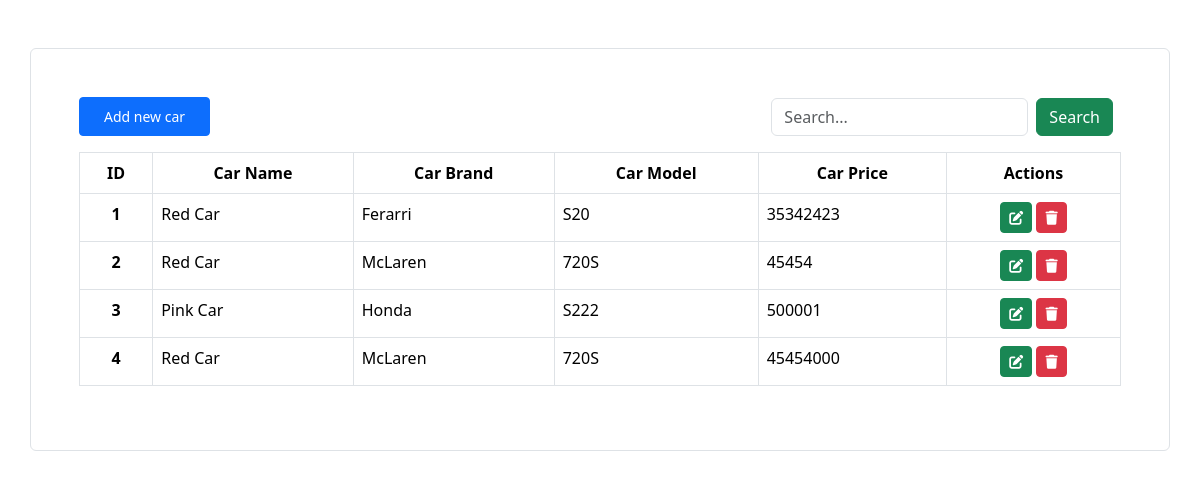
The page / on the database its author committed.
### crudapp/models.py (models this page shows, shortened)
class Car(models.Model):
    name = models.CharField(max_length=100, verbose_name="Car Name")
    brand = models.CharField(max_length=100, verbose_name="Car Brand")
    model = models.CharField(max_length=100, verbose_name="Car Model")
    price = models.IntegerField(verbose_name="Car Price")

### crudapp/views.py (the view, shortened to what this page needs)
# urls.py: path("", views.index, name="index"),
def index(request):
    cars = Car.objects.all()
    query = ""
    context = {"cars": cars, "query": query}
    return render(request, "index.html", context=context)

### crudapp/templates/index.html (shortened to what this page needs)
<!doctype html>
<html lang="en">
  <head>
    <link href="https://cdn.jsdelivr.net/npm/bootstrap@5.3.3/dist/css/bootstrap.min.css" rel="stylesheet">
    <link rel="stylesheet" href="https://cdnjs.cloudflare.com/ajax/libs/font-awesome/6.6.0/css/all.min.css" />
</head>
  <body>
    <div class="container mt-5 p-5 border rounded">
      <div class="d-flex justify-content-between align-items-center">
        <a href="" data-bs-toggle="modal" data-bs-target="#addCarModal" class="btn btn-primary px-4 py-2 btn-sm">Add new car</a>
        <div>
          <form action="" method="post" class="d-flex">
            <input type="search" value="{{query}}" name="searchquery" class="form-control" placeholder="Search...">
            <button class="btn btn-success mx-2" name="search">Search</button>
          </form>
        </div>
      </div>
      <table class="table mt-3 table-bordered">
        <thead>
          <tr style="text-align:center;">
            <th scope="col">ID</th>
            <th scope="col">Car Name</th>
            <th scope="col">Car Brand</th>
            <th scope="col">Car Model</th>
            <th scope="col">Car Price</th>
            <th scope="col">Actions</th>
          </tr>
        </thead>
        <tbody>
          {% for car in cars %}
          <tr >
            <th style="text-align:center;">{{car.id}}</th>
            <td>{{car.name}}</td>
            <td>{{car.brand}}</td>
            <td>{{car.model}}</td>
            <td>{{car.price}}</td>
            <td style="text-align:center;">
              <a href="" data-bs-toggle="modal" data-bs-target="#updateCarModal_{{car.id}}" class="btn btn-success btn-sm"><i class="fa-sharp fa-solid fa-pen-to-square"></i></a>
              <a href="" data-bs-toggle="modal" data-bs-target="#deleteCarModal_{{car.id}}" class="btn btn-danger btn-sm"><i class="fa-sharp fa-solid fa-trash"></i></a>
            </td>
          </tr>
          {% endfor %}
        </tbody>
      </table>
    </div>
  </body>
</html>

### rows shown on the page
Car: id "1", name "Red Car", brand "Ferarri", model "S20", price "35342423"
Car: id "2", name "Red Car", brand "McLaren", model "720S", price "45454"
Car: id "3", name "Pink Car", brand "Honda", model "S222", price "500001"
Car: id "4", name "Red Car", brand "McLaren", model "720S", price "45454000"
